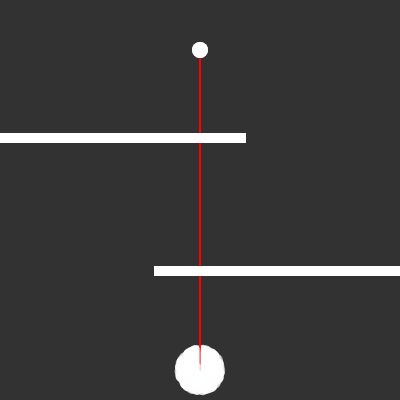
Frame 1 (no input)
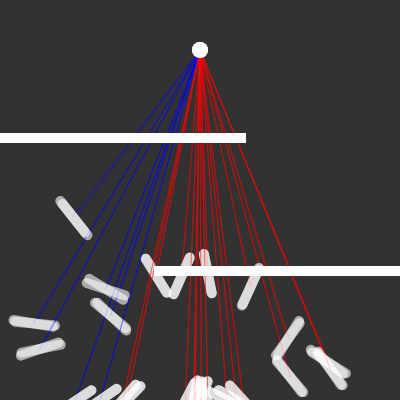
Frame 60 (no input)
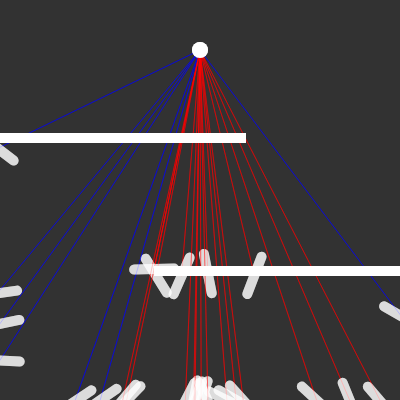
Frame 120 (the mouse pressed at the canvas centre since frame 60)

The p5.js sketch that drew these frames (run headless with seeded random() and noise() and a simulated clock; from frame 60 on, the mouse is pressed at the canvas centre):

// p5.js sketch
// ── sketch.js
var population;
var lifeSpan = 500;
var lifeP;
var count = 0;
var target;
var generation = 1;
var maxForce = 0.2;
var obstacles = [];

var averageFitness = 0;
var bestFitness = 0;

var timeText;
var generationText;
var averageFitnessText;
var bestFitnessText;
var sliderText;

var slider;
var sliderVal;
function segments_intersect(x1,y1, x2,y2, x3,y3, x4,y4) {
  ta_nom = (y3-y4)*(x1-x3) + (x4-x3)*(y1-y3);
  tb_nom = (y1-y2)*(x1-x3) + (x2-x1)*(y1-y3);
  t_denom = (x4-x3) * (y1-y2) - (x1-x2)*(y4-y3);
  
  if (t_denom === 0) {
    return false;
  } else {
    var ta = ta_nom / t_denom;
    var tb = tb_nom / t_denom;
      if (0 <= ta && ta <= 1 && 0 <= tb && tb <= 1) {
        return true;
      } else {
        return false;
      }
  }
}

function setup() {
  timeText = createP("Time: ")
  generationText = createP("Generation: ");
  averageFitnessText = createP("Average Fitness: ")
  bestFitnessText = createP("Best Fitness: ");
  

  createCanvas(400, 400);
  createP();
  slider = createSlider(1, 6, 1, 1);
  sliderText = createP("0");
  rocket = new Rocket();
  population = new Population();
  target = createVector(width / 2, 50);

  obstacles.push(new Obstacle(0, floor(height/3), floor(width*2/3)-20, 10));
  obstacles.push(new Obstacle(width - floor(width*2/3)+20, floor(height*2/3), floor(width*2/3)-20, 10));
}

function draw() {
  background(50);
  sliderVal = slider.value();
  sliderText = sliderText.html(sliderVal.toString());
  for(let i = 0; i < sliderVal; ++i) {
    population.run();
  
    timeText.html("Time: " + count);
    generationText.html("Generation: " + generation);
    bestFitnessText.html("Best Fitness: " + bestFitness);
    averageFitnessText.html("Average Fitness: " + averageFitness);
  
    count++;
    if (count == lifeSpan) {
      population.evaluate();
      population.selection();
      generation++;
      count = 0;
    }
    fill(255)
    for (let i = 0; i < obstacles.length; ++i) {
      const obstacle = obstacles[i];
      obstacle.show();
    }
  
    ellipse(target.x, target.y, 16, 16);
    population.run();
    timeText.html("Time: " + count);
    generationText.html("Generation: " + generation);
  
    count++;
    if (count == lifeSpan) {
      population.evaluate();
      population.selection();
      generation++;
      count = 0;
    }
    fill(255)
    for (let i = 0; i < obstacles.length; ++i) {
      const obstacle = obstacles[i];
      obstacle.show();
    }
  
    ellipse(target.x, target.y, 16, 16);
  }
}

// ── dna.js
function DNA(genes) {
  if (genes) {
    this.genes = genes;
  } else {
    this.genes = [];
    for (var i = 0; i < lifeSpan; i++) {
      this.genes[i] = p5.Vector.random2D();
      this.genes[i].setMag(maxForce);
    }
  }

  this.crossover = function(partner) {
    var newgenes = [];
    var mid = floor(random(this.genes.length));
    for (var i = 0; i < this.genes.length; i++) {
      if (i > mid) {
        newgenes[i] = this.genes[i];
      } else {
        newgenes[i] = partner.genes[i];
      }

    }
    return new DNA(newgenes);
  }
  this.mutation = function()
  {
    var mutationRate = 0.02;
    if (bestFitness > 20) {
      mutationRate = 0.05;
    }
    if (bestFitness >= 300) {
      mutationRate = 0.01;
    }
    if (bestFitness == 4000) {
      mutationRate = 0;
    }
    for (var i = 0; i < this.genes.length; i++) 
    {
      if(random(1)<mutationRate)
      {
        this.genes[i] = p5.Vector.random2D();
        this.genes[i].setMag(maxForce);
      }
    }
  }

}
// ── obstacle.js
function Obstacle(x, y, w, h) {
    this.pos = createVector(x, y);
    this.size = createVector(w, h);

    this.show = function () {
        rect(this.pos.x, this.pos.y, this.size.x, this.size.y);
    }
}
// ── population.js
function Population() {
  this.rockets = [];
  this.popsize = 25;
  this.matingPool = [];

  for (var i = 0; i < this.popsize; i++) {
    this.rockets[i] = new Rocket();
  }

  this.evaluate = function() {
    var maxFit = 0;
    var sumFit = 0;
    for (var i = 0; i < this.popsize; i++) {
      this.rockets[i].calcFitness();
      sumFit += this.rockets[i].fitness;
      if (this.rockets[i].fitness > maxFit) {
        maxFit = this.rockets[i].fitness;
      }
    }

    averageFitness = sumFit / this.popsize;
    bestFitness = maxFit;

    for (var i = 0; i < this.popsize; i++) {
      this.rockets[i].fitness /= maxFit;
    }
    this.matingPool = [];
    for (var i = 0; i < this.popsize; i++) {
      var n = this.rockets[i].fitness * 100;
      for (var j = 0; j < n; j++) {
        this.matingPool.push(this.rockets[i]);
      }
    }
  }
  this.selection = function() {

    var newRockets = [];
    for (var i = 0; i < this.rockets.length; i++) {
      var parentA = random(this.matingPool).dna;
      var parentB = random(this.matingPool).dna;
      var child = parentA.crossover(parentB);
      child.mutation();
      newRockets[i] = new Rocket(child);
    }
    this.rockets = newRockets;
  }
  this.run = function() {
    for (var i = 0; i < this.popsize; i++) {
      this.rockets[i].update();
      this.rockets[i].show();
    }
  }

}
// ── rocket.js
function Rocket(dna) {
  this.pos = createVector(width / 2, height - 30);
  this.vel = createVector();
  this.acc = createVector();
  this.completed = false;
  this.crashed = false;
  if (dna) {
    this.dna = dna;
  } else {
    this.dna = new DNA();
  }

  this.fitness = 0;

  this.applyForce = function(force) {
    this.acc.add(force);
  }

  this.calcFitness = function() {
    var d = dist(this.pos.x, this.pos.y, target.x, target.y);
    this.fitness = map(d, 0, width, width, 0);
    obstacles.forEach(obstacle => {
      if(segments_intersect(this.pos.x,this.pos.y, target.x,target.y, obstacle.pos.x,obstacle.pos.y-10, obstacle.pos.x+obstacle.size.x, obstacle.pos.y+obstacle.size.y-20)){
        this.fitness /= 10;
      }
    });
    if(this.completed)
    {
      this.fitness *= 10;
    }
    if(this.crashed)
    {
      this.fitness /= 10;
    }
  }
  this.update = function() {

    var d = dist(this.pos.x,this.pos.y,target.x,target.y);
    if(d<10)
    {
        this.completed = true;
        this.pos = target.copy();
    }
    if((this.pos.x > width || this.pos.x < 0) || (this.pos.y > height || this.pos.y < 0))
    {
      this.crashed = true;
    }

    obstacles.forEach(obstacle => {
      if(this.pos.x > obstacle.pos.x && this.pos.x < obstacle.pos.x + obstacle.size.x && this.pos.y > obstacle.pos.y && this.pos.y < obstacle.pos.y + obstacle.size.y)
      {
        this.crashed = true;
      } 
    });

    this.applyForce(this.dna.genes[count]);
    if(!this.completed && !this.crashed)
    {
      this.vel.add(this.acc);
      this.pos.add(this.vel);
      this.acc.mult(0);
      this.vel.limit(4);
    }

  }

  this.show = function() {
    strokeWeight(0.5);
    var obstacleCount = 0;
    obstacles.forEach(obstacle => {
      if(segments_intersect(this.pos.x,this.pos.y, target.x,target.y, obstacle.pos.x,obstacle.pos.y-10, obstacle.pos.x+obstacle.size.x, obstacle.pos.y+obstacle.size.y-20)){
        ++obstacleCount;
      }
    });
    switch(obstacleCount) {
      case 0:
        stroke(0,255,0);
        break;
      case 1:
        stroke(0,0,255);
        break;
      case 2:
        stroke(255,0,0);
        break;
      default:
        break;
    }
    
    line(this.pos.x,this.pos.y, target.x,target.y);
    noStroke();
    push();
    noStroke();
    fill(255, 150)
    translate(this.pos.x, this.pos.y);
    rotate(this.vel.heading());
    rectMode(CENTER);
    rect(0, 0, 50, 10, 20);
    pop();
  }
}
